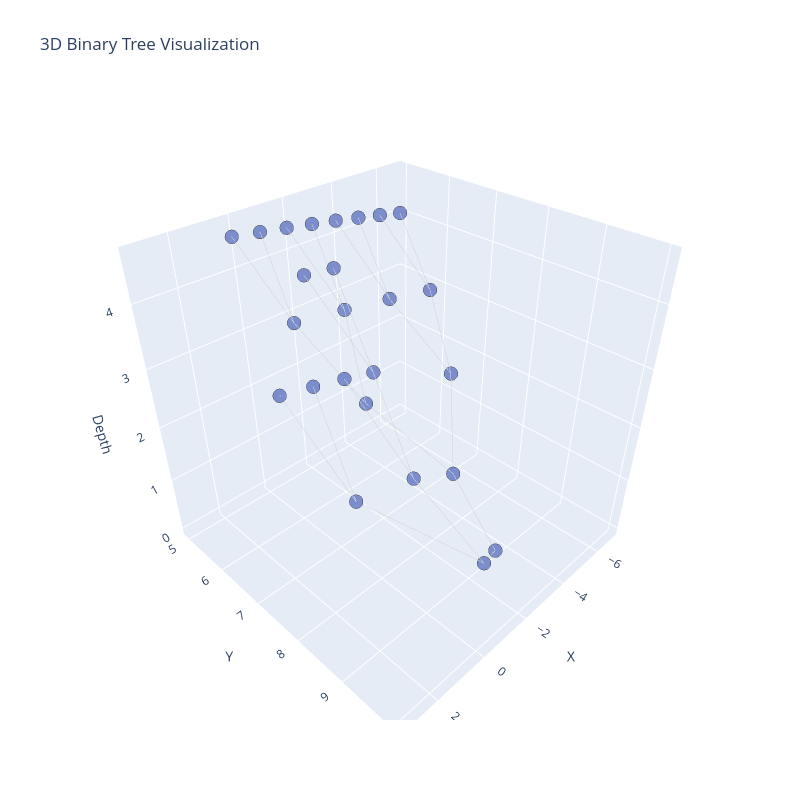

This figure's notebook cell:
### Code cell
import igraph
from igraph import Graph, EdgeSeq
import plotly.graph_objects as go
import numpy as np

# Create a binary tree
nr_vertices = 25
v_label = list(map(str, range(nr_vertices)))
G = Graph.Tree(nr_vertices, 2)  # 2 stands for children number

# Get layout for a tree in 2D
lay = G.layout('rt')

# Prepare positions
position = {k: lay[k] for k in range(nr_vertices)}
Y = [lay[k][1] for k in range(nr_vertices)]
M = max(Y)

# Extract edges
es = EdgeSeq(G)  # sequence of edges
E = [e.tuple for e in G.es]  # list of edges

# Prepare coordinates for nodes and edges
L = len(position)
Xn = [position[k][0] for k in range(L)]
Yn = [2 * M - position[k][1] for k in range(L)]
Zn = [np.log2(k + 1) for k in range(L)]  # Spread out nodes vertically (create cone effect)

Xe = []
Ye = []
Ze = []  # z-coordinate for edges
for edge in E:
    Xe += [position[edge[0]][0], position[edge[1]][0], None]
    Ye += [2 * M - position[edge[0]][1], 2 * M - position[edge[1]][1], None]
    Ze += [np.log2(edge[0] + 1), np.log2(edge[1] + 1), None]  # Keep edges connected in z

# Create Plotly Figure
fig = go.Figure()

# Add edges
fig.add_trace(go.Scatter3d(
    x=Xe,
    y=Ye,
    z=Ze,
    mode='lines',
    line=dict(color='rgb(210,210,210)', width=1),
    hoverinfo='none'
))

# Add nodes
fig.add_trace(go.Scatter3d(
    x=Xn,
    y=Yn,
    z=Zn,
    mode='markers',
    name='Nodes',
    marker=dict(
        symbol='circle',  # Valid symbol
        size=8,
        color='#6175c1',
        line=dict(color='rgb(50,50,50)', width=1)
    ),
    text=v_label,
    hoverinfo='text',
    opacity=0.8
))

# Layout settings for 3D visualization
fig.update_layout(
    title='3D Binary Tree Visualization',
    scene=dict(
        xaxis=dict(title='X'),
        yaxis=dict(title='Y'),
        zaxis=dict(title='Depth'),
        aspectmode='manual',
        aspectratio=dict(x=1, y=1, z=1)  # Adjust for better view
    ),
    showlegend=False,
    width=800,
    height=800
)

# Show the figure
fig.show()

### Figure 1 — Plotly figure (JSON) as saved in the notebook; plotly's stock layout.template omitted (floating-point values rounded to 4 significant figures)
{"data": [{"hoverinfo": "none", "line": {"color": "rgb(210,210,210)", "width": 1}, "mode": "lines", "type": "scatter3d", "x": [-3.333, -3.333, null, -3.333, 0, null, -3.333, -5.333, null, -3.333, -1.333, null, 0, 0.6667, null, 0, 2.667, null, -5.333, -6.333, null, -5.333, -4.333, null, -1.333, -2.333, null, -1.333, -0.3333, null, 0.6667, 0.1667, null, 0.6667, 1.167, null, 2.667, 2.167, null, 2.667, 3.167, null, -6.333, -6.833, null, -6.333, -5.833, null, -4.333, -4.833, null, -4.333, -3.833, null, -2.333, -2.833, null, -2.333, -1.833, null, -0.3333, -0.8333, null, -0.3333, 0.1667, null, 0.1667, -0.3333, null, 0.1667, 0.6667, null], "y": [9, 8, null, 9, 10, null, 8, 7, null, 8, 7, null, 10, 9, null, 10, 9, null, 7, 6, null, 7, 6, null, 7, 6, null, 7, 6, null, 9, 8, null, 9, 8, null, 9, 8, null, 9, 8, null, 6, 5, null, 6, 5, null, 6, 5, null, 6, 5, null, 6, 5, null, 6, 5, null, 6, 5, null, 6, 5, null, 8, 7, null, 8, 7, null], "z": [0, 1, null, 0, 1.585, null, 1, 2, null, 1, 2.322, null, 1.585, 2.585, null, 1.585, 2.807, null, 2, 3, null, 2, 3.17, null, 2.322, 3.322, null, 2.322, 3.459, null, 2.585, 3.585, null, 2.585, 3.7, null, 2.807, 3.807, null, 2.807, 3.907, null, 3, 4, null, 3, 4.087, null, 3.17, 4.17, null, 3.17, 4.248, null, 3.322, 4.322, null, 3.322, 4.392, null, 3.459, 4.459, null, 3.459, 4.524, null, 3.585, 4.585, null, 3.585, 4.644, null]}, {"hoverinfo": "text", "marker": {"color": "#6175c1", "line": {"color": "rgb(50,50,50)", "width": 1}, "size": 8, "symbol": "circle"}, "mode": "markers", "name": "Nodes", "opacity": 0.8, "text": ["0", "1", "2", "3", "4", "5", "6", "7", "8", "9", "10", "11", "12", "13", "14", "15", "16", "17", "18", "19", "20", "21", "22", "23", "24"], "type": "scatter3d", "x": [-3.333, -3.333, 0, -5.333, -1.333, 0.6667, 2.667, -6.333, -4.333, -2.333, -0.3333, 0.1667, 1.167, 2.167, 3.167, -6.833, -5.833, -4.833, -3.833, -2.833, -1.833, -0.8333, 0.1667, -0.3333, 0.6667], "y": [9, 8, 10, 7, 7, 9, 9, 6, 6, 6, 6, 8, 8, 8, 8, 5, 5, 5, 5, 5, 5, 5, 5, 7, 7], "z": [0, 1, 1.585, 2, 2.322, 2.585, 2.807, 3, 3.17, 3.322, 3.459, 3.585, 3.7, 3.807, 3.907, 4, 4.087, 4.17, 4.248, 4.322, 4.392, 4.459, 4.524, 4.585, 4.644]}], "layout": {"height": 800, "scene": {"aspectmode": "manual", "aspectratio": {"x": 1, "y": 1, "z": 1}, "xaxis": {"title": {"text": "X"}}, "yaxis": {"title": {"text": "Y"}}, "zaxis": {"title": {"text": "Depth"}}}, "showlegend": false, "title": {"text": "3D Binary Tree Visualization"}, "width": 800}}
